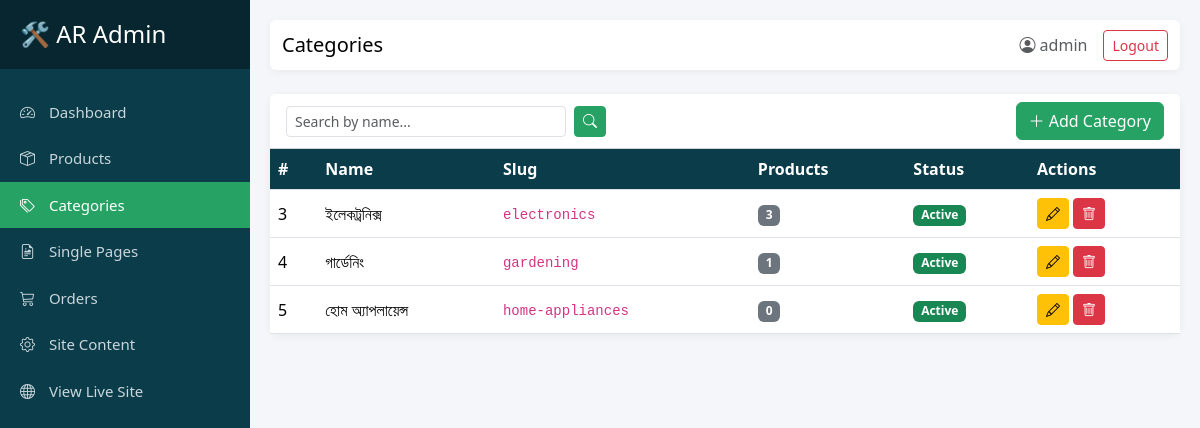
Screenshot of /dashboard/categories/ (signed in) with the database file from the repository.
### landingpage/models.py (models this page shows, shortened)
class Category(models.Model):
    name = models.CharField(max_length=100)
    slug = models.SlugField(max_length=100, unique=True, help_text="Unique URL-friendly name")
    created_at = models.DateTimeField(auto_now_add=True)
    is_active = models.BooleanField(default=True, help_text="Uncheck to hide this category from the public site")
    class Meta:
        verbose_name_plural = "Categories"
        ordering = ['name']

### custom_admin/views.py (the view)
# urls.py: path('categories/', views.category_list, name='category_list'),
@login_required(login_url='custom_admin:login')
@user_passes_test(is_staff_user, login_url='custom_admin:login')
def category_list(request):
    query = request.GET.get('q', '')
    categories = Category.objects.annotate(product_count=Count('products')).all()
    if query:
        categories = categories.filter(name__icontains=query)
    return render(request, 'custom_admin/category_list.html', {'categories': categories, 'query': query})

### custom_admin/views.py (called while the page is built)
def is_staff_user(user):
    return user.is_active and user.is_staff

### custom_admin/templates/custom_admin/category_list.html (shortened to what this page needs)
{% extends 'custom_admin/base.html' %}
{% block page_title %}Categories{% endblock %}
{% block content %}
<div class="card stat-card">
    <div class="card-header bg-white d-flex justify-content-between align-items-center">
        <form method="get" class="d-flex" style="width:320px;">
            <input type="text" name="q" value="{{ query }}" class="form-control form-control-sm me-2" placeholder="Search by name...">
            <button class="btn btn-sm btn-primary"><i class="bi bi-search"></i></button>
        </form>
        <a href="{% url 'custom_admin:category_create' %}" class="btn btn-primary"><i class="bi bi-plus-lg"></i> Add Category</a>
    </div>
    <div class="card-body p-0">
        <div class="table-responsive">
            <table class="table table-hover mb-0 align-middle">
                <thead>
                    <tr>
                        <th>#</th>
                        <th>Name</th>
                        <th>Slug</th>
                        <th>Products</th>
                        <th>Status</th>
                        <th>Actions</th>
                    </tr>
                </thead>
                <tbody>
                    {% for category in categories %}
                    <tr>
                        <td>{{ category.id }}</td>
                        <td>{{ category.name }}</td>
                        <td><code>{{ category.slug }}</code></td>
                        <td><span class="badge bg-secondary">{{ category.product_count }}</span></td>
                        <td>
                            {% if category.is_active %}<span class="badge bg-success">Active</span>
                            {% else %}<span class="badge bg-secondary">Inactive</span>{% endif %}
                        </td>
                        <td>
                            <a href="{% url 'custom_admin:category_edit' category.pk %}" class="btn btn-sm btn-warning"><i class="bi bi-pencil"></i></a>
                            <a href="{% url 'custom_admin:category_delete' category.pk %}" class="btn btn-sm btn-danger"><i class="bi bi-trash"></i></a>
                        </td>
                    </tr>
                    {% empty %}
                    <tr><td colspan="6" class="text-center text-muted py-4">No categories found.</td></tr>
                    {% endfor %}
                </tbody>
            </table>
        </div>
    </div>
</div>
{% endblock %}

### custom_admin/templates/custom_admin/base.html (shortened to what this page needs)
<!DOCTYPE html>
<html lang="en">
<head>
    <link href="https://cdn.jsdelivr.net/npm/bootstrap@5.3.3/dist/css/bootstrap.min.css" rel="stylesheet">
    <link href="https://cdn.jsdelivr.net/npm/bootstrap-icons@1.11.3/font/bootstrap-icons.css" rel="stylesheet">
</head>
<body>
<div class="d-flex">
    <nav id="sidebar">
        <div class="sidebar-header">
            <h4 class="mb-0">🛠️ AR Admin</h4>
        </div>
        <ul class="list-unstyled components">
            <li>
                <a href="{% url 'custom_admin:dashboard' %}" class="{% if request.resolver_match.url_name == 'dashboard' %}active{% endif %}">
                    <i class="bi bi-speedometer2"></i> Dashboard
                </a>
            </li>
            <li>
                <a href="{% url 'custom_admin:product_list' %}" class="{% if 'product' in request.resolver_match.url_name %}active{% endif %}">
                    <i class="bi bi-box-seam"></i> Products
                </a>
            </li>
            <li>
                <a href="{% url 'custom_admin:category_list' %}" class="{% if 'category' in request.resolver_match.url_name %}active{% endif %}">
                    <i class="bi bi-tags"></i> Categories
                </a>
            </li>
            <li>
                <a href="{% url 'custom_admin:single_page_list' %}" class="{% if 'single_page' in request.resolver_match.url_name %}active{% endif %}">
                    <i class="bi bi-file-earmark-richtext"></i> Single Pages
                </a>
            </li>
            <li>
                <a href="{% url 'custom_admin:order_list' %}" class="{% if 'order' in request.resolver_match.url_name %}active{% endif %}">
                    <i class="bi bi-cart3"></i> Orders
                </a>
            </li>
            <li>
                <a href="{% url 'custom_admin:site_setting_edit' %}" class="{% if 'site_setting' in request.resolver_match.url_name %}active{% endif %}">
                    <i class="bi bi-gear"></i> Site Content
                </a>
            </li>
            <li>
                <a href="/" target="_blank"><i class="bi bi-globe"></i> View Live Site</a>
            </li>
        </ul>
    </nav>
    <div id="content">
        <nav class="navbar navbar-expand-lg navbar-custom mb-4 rounded">
            <div class="container-fluid">
                <span class="navbar-brand mb-0 h4">{% block page_title %}Dashboard{% endblock %}</span>
                <div class="ms-auto d-flex align-items-center">
                    <span class="me-3 text-muted"><i class="bi bi-person-circle"></i> {{ request.user.username }}</span>
                    <form method="post" action="{% url 'custom_admin:logout' %}" class="m-0">
                        <button type="submit" class="btn btn-sm btn-outline-danger">Logout</button>
                    </form>
                </div>
            </div>
        </nav>
        {% block content %}{% endblock %}
    </div>
</div>
</body>
</html>

### custom_admin/templates/custom_admin/base.html (style rules this page uses)
body { background: #f4f6f9; }
:root { --brand-teal:#0B3C49; --brand-tealDark:#07262F; --brand-green:#25A264; --brand-greenHover:#1E8752; }
#sidebar { min-width: 250px; max-width: 250px; background: var(--brand-teal); color: #fff; min-height: 100vh; transition: all 0.3s; }
#sidebar .sidebar-header { padding: 20px; background: var(--brand-tealDark); }
#sidebar ul.components { padding: 20px 0; }
#sidebar ul li a { padding: 12px 20px; font-size: 15px; display: block; color: #c9d6db; text-decoration: none; }
#sidebar ul li a.active { color: #fff; background: var(--brand-green); }
#sidebar ul li a i { margin-right: 10px; }
#content { width: 100%; padding: 20px; min-height: 100vh; }
.stat-card { border: none; border-radius: 10px; box-shadow: 0 2px 8px rgba(0,0,0,0.06); }
.navbar-custom { background: #fff; box-shadow: 0 2px 8px rgba(0,0,0,0.05); }
.table thead th { background: var(--brand-teal); color: #fff; }
.btn-primary { background: var(--brand-green); border-color: var(--brand-green); }

### rows the page displays
Category: id "3", name "ইলেকট্রনিক্স", slug "electronics", product_count "3", is_active "Active"
Category: id "4", name "গার্ডেনিং", slug "gardening", product_count "1", is_active "Active"
Category: id "5", name "হোম অ্যাপলায়েন্স", slug "home-appliances", product_count "0", is_active "Active"

### other values shown
{{ request.user.username }} "admin"
